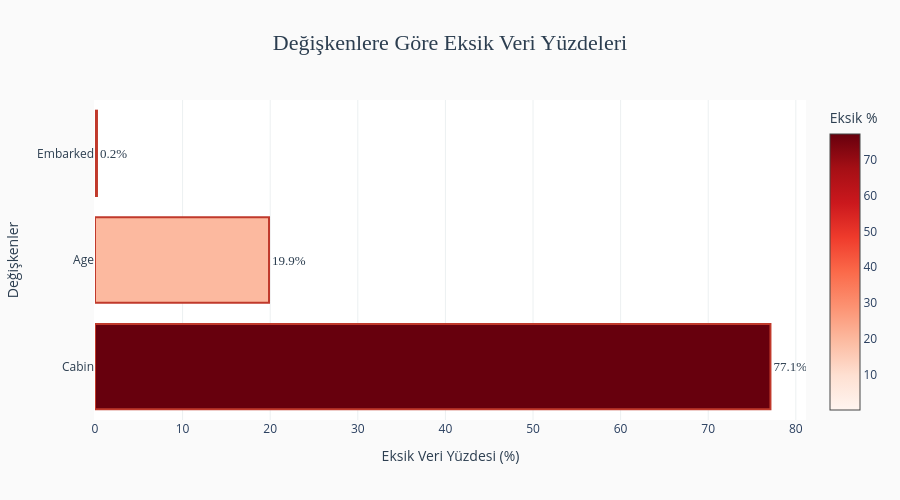

Notebook code for this chart:
### Markdown cell above
## 📊 **Eksik Veri Görselleştirmesi**

Eksik verileri görselleştirerek daha iyi anlayalım.

### Code cell
# Eksik veri yüzdeleri
missing_percentage = (df.isnull().sum() / len(df) * 100).sort_values(ascending=False)
missing_percentage = missing_percentage[missing_percentage > 0]

# Bar chart ile görselleştirme
fig = go.Figure()

fig.add_trace(go.Bar(
    x=missing_percentage.values,
    y=missing_percentage.index,
    orientation='h',
    marker=dict(
        color=missing_percentage.values,
        colorscale='Reds',
        showscale=True,
        colorbar=dict(title=dict(text='Eksik %', font=dict(color='#2c3e50'))),
        line=dict(color='#c0392b', width=2)
    ),
    text=[f'{val:.1f}%' for val in missing_percentage.values],
    textposition='outside',
    textfont=dict(size=13, color='#2c3e50', family='Arial Black'),
    hovertemplate='<b>%{y}</b><br>Eksik Yüzde: %{x:.2f}%<br>Eksik Sayı: %{text}<extra></extra>',
    customdata=[(df[col].isnull().sum()) for col in missing_percentage.index]
))

fig.update_layout(
    title=dict(
        text='Değişkenlere Göre Eksik Veri Yüzdeleri',
        font=dict(size=22, color='#2c3e50', family='Arial Black'),
        x=0.5,
        xanchor='center'
    ),
    xaxis=dict(
        title=dict(text='Eksik Veri Yüzdesi (%)', font=dict(size=14, color='#2c3e50')),
        gridcolor='#ecf0f1'
    ),
    yaxis=dict(
        title=dict(text='Değişkenler', font=dict(size=14, color='#2c3e50')),
        tickfont=dict(size=12, color='#2c3e50')
    ),
    height=500,
    paper_bgcolor='#fafafa',
    plot_bgcolor='#ffffff',
    showlegend=False
)

fig.show()

# Özet istatistikler
print("\n📌 EKSİK VERİ ÖZETİ:")
print("="*70)
print(f"   • En fazla eksik: {missing_percentage.index[0]} ({missing_percentage.values[0]:.1f}%)")
print(f"   • En az eksik: {missing_percentage.index[-1]} ({missing_percentage.values[-1]:.1f}%)")
print(f"   • Ortalama eksik: {missing_percentage.mean():.1f}%")
print("="*70)

### Figure 1 — Plotly figure (JSON) as saved in the notebook; plotly's stock layout.template omitted (floating-point values rounded to 4 significant figures)
{"data": [{"customdata": [687, 177, 2], "hovertemplate": "<b>%{y}</b><br>Eksik Yüzde: %{x:.2f}%<br>Eksik Sayı: %{text}<extra></extra>", "marker": {"color": [77.1, 19.87, 0.2245], "colorbar": {"title": {"font": {"color": "#2c3e50"}, "text": "Eksik %"}}, "colorscale": [[0, "rgb(255,245,240)"], [0.125, "rgb(254,224,210)"], [0.25, "rgb(252,187,161)"], [0.375, "rgb(252,146,114)"], [0.5, "rgb(251,106,74)"], [0.625, "rgb(239,59,44)"], [0.75, "rgb(203,24,29)"], [0.875, "rgb(165,15,21)"], [1, "rgb(103,0,13)"]], "line": {"color": "#c0392b", "width": 2}, "showscale": true}, "orientation": "h", "text": ["77.1%", "19.9%", "0.2%"], "textfont": {"color": "#2c3e50", "family": "Arial Black", "size": 13}, "textposition": "outside", "type": "bar", "x": [77.1, 19.87, 0.2245], "y": ["Cabin", "Age", "Embarked"]}], "layout": {"height": 500, "paper_bgcolor": "#fafafa", "plot_bgcolor": "#ffffff", "showlegend": false, "title": {"font": {"color": "#2c3e50", "family": "Arial Black", "size": 22}, "text": "Değişkenlere Göre Eksik Veri Yüzdeleri", "x": 0.5, "xanchor": "center"}, "xaxis": {"gridcolor": "#ecf0f1", "title": {"font": {"color": "#2c3e50", "size": 14}, "text": "Eksik Veri Yüzdesi (%)"}}, "yaxis": {"tickfont": {"color": "#2c3e50", "size": 12}, "title": {"font": {"color": "#2c3e50", "size": 14}, "text": "Değişkenler"}}}}
